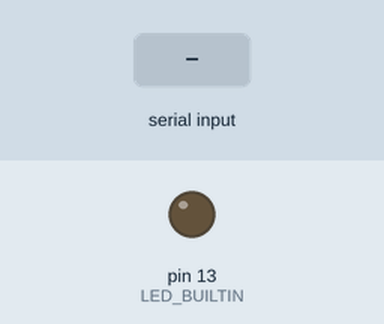
A sketch run on a simulated Arduino Uno, built with avr-gcc and run on an emulated ATmega328P. On the bench: output pins drawn as LEDs (lit = HIGH). The inputs (shaded band) are chosen by the test bench.

Above: at 1.2 s.
1.3 s: "90,45\n" received over Serial
At 2.7 s:
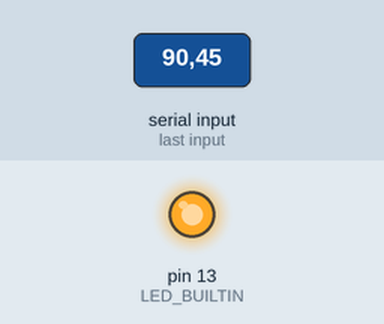
Timing chart, 0 to 11.8 s (numbered marks = the images above; inputs shaded):
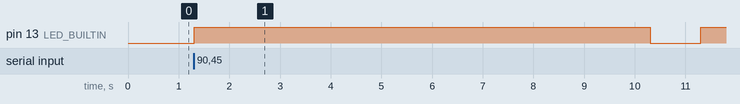

Measured:
- after the input at 1.3 s, pin 13 (LED_BUILTIN): LOW → HIGH at once, → LOW 9.0 s later, → HIGH 1.0 s later

The sketch:

blink.ino
```cpp
void setup() {

  Serial.begin(9600);
  pinMode(LED_BUILTIN, OUTPUT);
}

void loop() {

  String input;
  if (Serial.available()) {
    input = Serial.readStringUntil('\n');
  }
  for (int i = 0, x = input.length(); i < x; i++) {
    digitalWrite(LED_BUILTIN, HIGH);
    delay((input[i] - '0') * 1000);
    digitalWrite(LED_BUILTIN, LOW);
    delay(500);
  }

}
```
